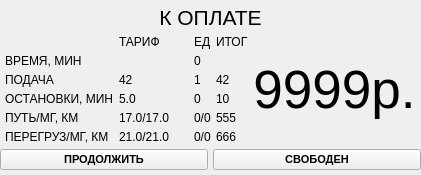
      <widget class="QWidget" name="paytimePage3">
       <property name="sizePolicy">
        <sizepolicy hsizetype="Expanding" vsizetype="Expanding">
         <horstretch>0</horstretch>
         <verstretch>0</verstretch>
        </sizepolicy>
       </property>
       <layout class="QVBoxLayout" name="verticalLayout_16" stretch="1,5,2">
        <property name="spacing">
         <number>5</number>
        </property>
        <property name="leftMargin">
         <number>0</number>
        </property>
        <property name="topMargin">
         <number>5</number>
        </property>
        <property name="rightMargin">
         <number>0</number>
        </property>
        <property name="bottomMargin">
         <number>5</number>
        </property>
        <item>
         <widget class="QLabel" name="finalPaymentLabel">
          <property name="font">
           <font>
            <family>Segoe UI</family>
            <pointsize>16</pointsize>
            <weight>50</weight>
            <italic>false</italic>
            <bold>false</bold>
           </font>
          </property>
          <property name="text">
           <string>К ОПЛАТЕ</string>
          </property>
          <property name="alignment">
           <set>Qt::AlignCenter</set>
          </property>
         </widget>
        </item>
        <item>
         <layout class="QGridLayout" name="gridLayout_4" rowstretch="1,1,1,1,1,1" columnstretch="2,1,1,1,4">
          <property name="leftMargin">
           <number>5</number>
          </property>
          <property name="rightMargin">
           <number>5</number>
          </property>
          <property name="spacing">
           <number>5</number>
          </property>
          <item row="2" column="2">
           <widget class="QLabel" name="label_16">
            <property name="text">
             <string>1</string>
            </property>
           </widget>
          </item>
          <item row="3" column="2">
           <widget class="QLabel" name="finalStopsTimeLabel">
            <property name="text">
             <string>0</string>
            </property>
           </widget>
          </item>
          <item row="0" column="0">
           <widget class="QLabel" name="finalTalonLabel">
            <property name="text">
             <string/>
            </property>
           </widget>
          </item>
          <item row="1" column="0">
           <widget class="QLabel" name="label_9">
            <property name="text">
             <string>ВРЕМЯ, МИН</string>
            </property>
           </widget>
          </item>
          <item row="4" column="1">
           <widget class="QLabel" name="kmgTaxiRateLabel">
            <property name="minimumSize">
             <size>
              <width>70</width>
              <height>0</height>
             </size>
            </property>
            <property name="text">
             <string>17.0/17.0</string>
            </property>
           </widget>
          </item>
          <item row="1" column="1">
           <widget class="QLabel" name="label_11">
            <property name="text">
             <string/>
            </property>
           </widget>
          </item>
          <item row="1" column="2">
           <widget class="QLabel" name="finalTotalTimeTravelledLabel">
            <property name="text">
             <string>0</string>
            </property>
           </widget>
          </item>
          <item row="2" column="1">
           <widget class="QLabel" name="finalCarInLabel">
            <property name="text">
             <string>42</string>
            </property>
           </widget>
          </item>
          <item row="2" column="0">
           <widget class="QLabel" name="label_13">
            <property name="text">
             <string>ПОДАЧА</string>
            </property>
           </widget>
          </item>
          <item row="0" column="1">
           <widget class="QLabel" name="label_22">
            <property name="text">
             <string>ТАРИФ</string>
            </property>
           </widget>
          </item>
          <item row="4" column="2">
           <widget class="QLabel" name="finalMileageLabel">
            <property name="text">
             <string>0/0</string>
            </property>
           </widget>
          </item>
          <item row="3" column="1">
           <widget class="QLabel" name="stopsTaxiRateLabel">
            <property name="text">
             <string>5.0</string>
            </property>
           </widget>
          </item>
          <item row="4" column="0">
           <widget class="QLabel" name="label_14">
            <property name="text">
             <string>ПУТЬ/МГ, КМ</string>
            </property>
           </widget>
          </item>
          <item row="0" column="2">
           <widget class="QLabel" name="label_23">
            <property name="text">
             <string>ЕД</string>
            </property>
           </widget>
          </item>
          <item row="3" column="0">
           <widget class="QLabel" name="label_10">
            <property name="text">
             <string>ОСТАНОВКИ, МИН</string>
            </property>
           </widget>
          </item>
          <item row="5" column="0">
           <widget class="QLabel" name="label_2">
            <property name="text">
             <string>ПЕРЕГРУЗ/МГ, КМ</string>
            </property>
           </widget>
          </item>
          <item row="5" column="1">
           <widget class="QLabel" name="overloadTaxiRateLabel">
            <property name="text">
             <string>21.0/21.0</string>
            </property>
           </widget>
          </item>
          <item row="5" column="2">
           <widget class="QLabel" name="finalOverloadLabel">
            <property name="text">
             <string>0/0</string>
            </property>
           </widget>
          </item>
          <item row="0" column="4" rowspan="6">
           <widget class="QLabel" name="finalPaymentAmountLabel">
            <property name="font">
             <font>
              <family>Segoe UI</family>
              <pointsize>40</pointsize>
              <weight>50</weight>
              <italic>false</italic>
              <bold>false</bold>
             </font>
            </property>
            <property name="text">
             <string>9999р.</string>
            </property>
            <property name="alignment">
             <set>Qt::AlignCenter</set>
            </property>
            <property name="margin">
             <number>0</number>
            </property>
           </widget>
          </item>
          <item row="0" column="3">
           <widget class="QLabel" name="label_12">
            <property name="text">
             <string>ИТОГ</string>
            </property>
           </widget>
          </item>
          <item row="4" column="3">
           <widget class="QLabel" name="finalMileageTotalLabel">
            <property name="text">
             <string>555</string>
            </property>
           </widget>
          </item>
          <item row="5" column="3">
           <widget class="QLabel" name="finalOverloadTotalLabel">
            <property name="text">
             <string>666</string>
            </property>
           </widget>
          </item>
          <item row="3" column="3">
           <widget class="QLabel" name="finalStopsTotalLabel">
            <property name="text">
             <string>10</string>
            </property>
           </widget>
          </item>
          <item row="2" column="3">
           <widget class="QLabel" name="finalCarInTotalLabel">
            <property name="text">
             <string>42</string>
            </property>
           </widget>
          </item>
         </layout>
        </item>
        <item>
         <layout class="QHBoxLayout" name="horizontalLayout_9">
          <property name="spacing">
           <number>5</number>
          </property>
          <property name="leftMargin">
           <number>0</number>
          </property>
          <property name="topMargin">
           <number>0</number>
          </property>
          <property name="rightMargin">
           <number>0</number>
          </property>
          <property name="bottomMargin">
           <number>0</number>
          </property>
          <item>
           <widget class="QPushButton" name="resumeVoyageButton">
            <property name="sizePolicy">
             <sizepolicy hsizetype="Minimum" vsizetype="Expanding">
              <horstretch>0</horstretch>
              <verstretch>0</verstretch>
             </sizepolicy>
            </property>
            <property name="font">
             <font>
              <family>Segoe UI</family>
              <pointsize>8</pointsize>
              <weight>75</weight>
              <italic>false</italic>
              <bold>true</bold>
             </font>
            </property>
            <property name="text">
             <string>ПРОДОЛЖИТЬ</string>
            </property>
           </widget>
          </item>
          <item>
           <widget class="QPushButton" name="freeButton">
            <property name="sizePolicy">
             <sizepolicy hsizetype="Minimum" vsizetype="Expanding">
              <horstretch>0</horstretch>
              <verstretch>0</verstretch>
             </sizepolicy>
            </property>
            <property name="font">
             <font>
              <family>Segoe UI</family>
              <pointsize>8</pointsize>
              <weight>75</weight>
              <italic>false</italic>
              <bold>true</bold>
             </font>
            </property>
            <property name="text">
             <string>СВОБОДЕН</string>
            </property>
           </widget>
          </item>
         </layout>
        </item>
       </layout>
      </widget>
